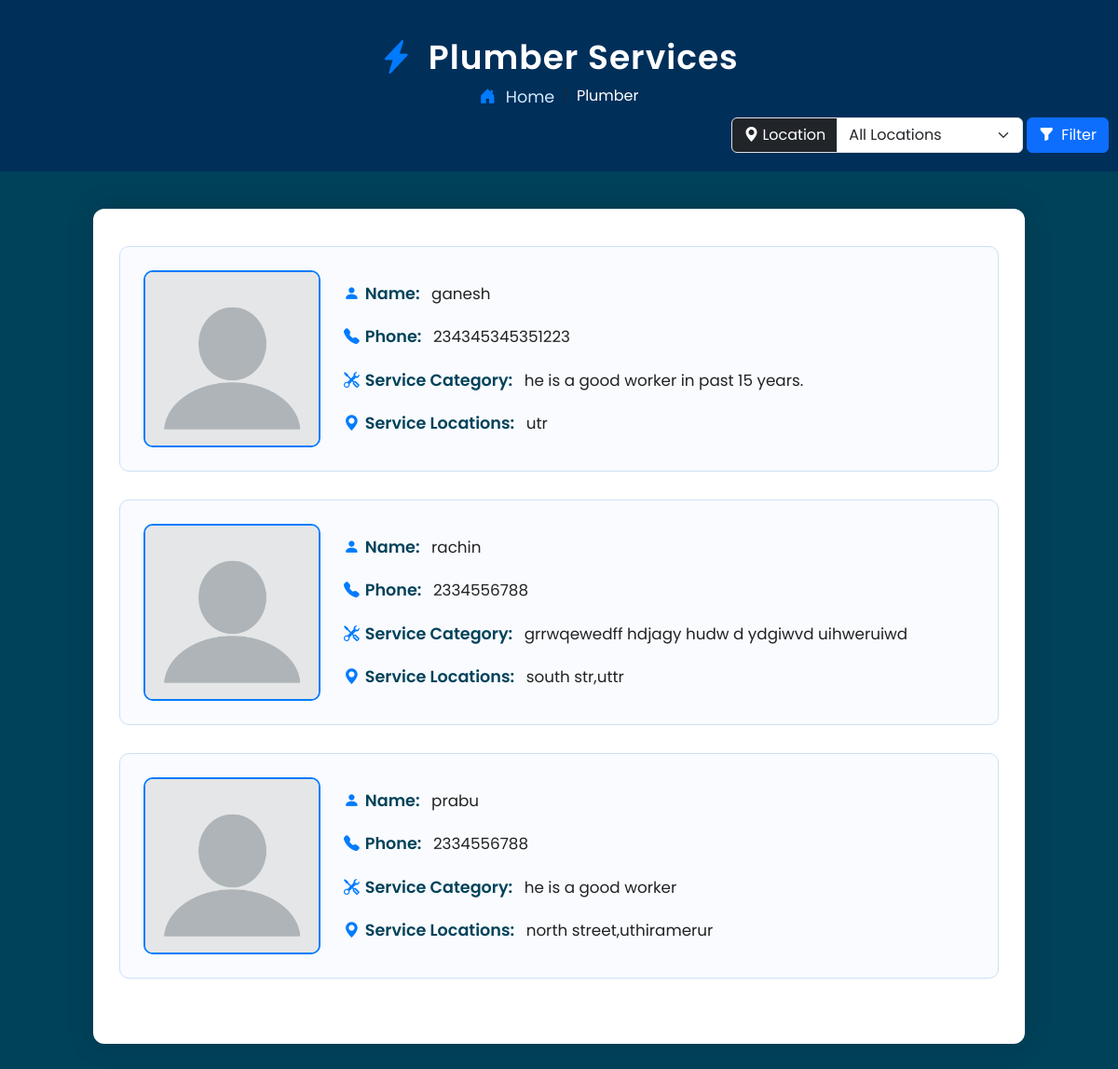
/plumber/, run on an earlier commit of the app's database.
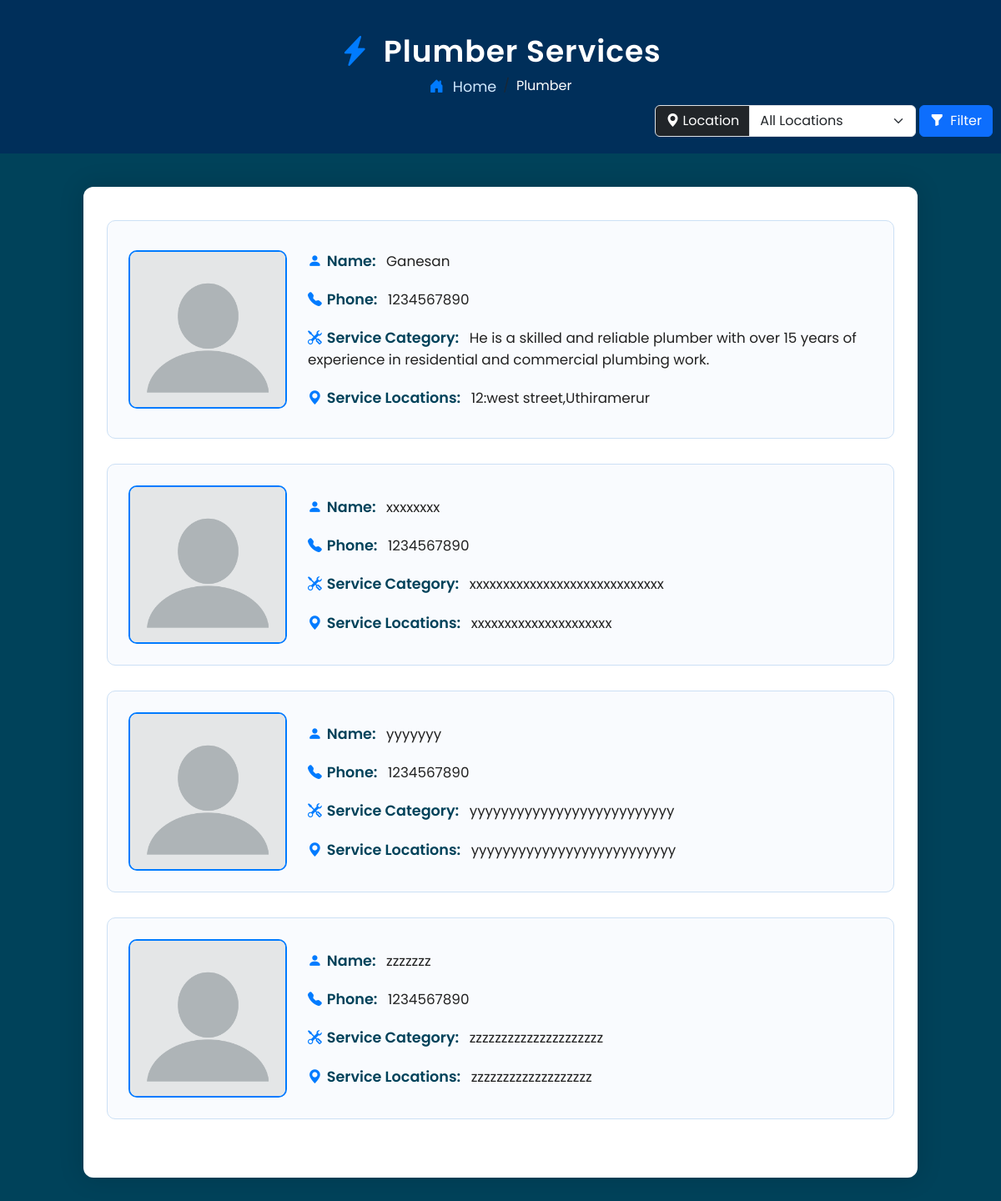
And on a later commit of the database.
### myapp/models.py (models this page shows, shortened)
class Service(models.Model):
    SERVICE_CHOICES = [
        ('PLUMBER', 'Plumber'),
        ('ELECTRICIAN', 'Electrician'),
        ('CARPENTER', 'Carpenter'),
        ('TV TECH', 'TV Technician'),
    ]
    name = models.CharField(max_length=100)
    service_type = models.CharField(max_length=50, choices=SERVICE_CHOICES)
    description = models.TextField()
    address = models.CharField(max_length=255, blank=True, null=True)
    contact_no = models.CharField(max_length=15, blank=True, null=True)
    created_at = models.DateTimeField(auto_now_add=True)
    updated_at = models.DateTimeField(auto_now=True)

### myapp/views.py (the view)
# urls.py: path('plumber/', views.plumber, name='plumber'),
def plumber(request):
    selected_location = request.GET.get('location', '')
    services = Service.objects.filter(service_type='PLUMBER')
    if selected_location:
        services = services.filter(address__icontains=selected_location)
    locations = Service.objects.filter(service_type='PLUMBER') \
                               .values_list('address', flat=True).distinct()
    return render(request, 'plumber.html', {
        'services': services,
        'locations': locations,
    })

### templates/plumber.html (shortened to what this page needs)
{% load static %}
<!DOCTYPE html>
<html lang="en">
<head>
    <link href="https://cdn.jsdelivr.net/npm/bootstrap@5.3.3/dist/css/bootstrap.min.css" rel="stylesheet">
    <link href="https://cdn.jsdelivr.net/npm/bootstrap-icons@1.10.5/font/bootstrap-icons.css" rel="stylesheet">
    <link rel="stylesheet" href="{% static 'css/plumber.css' %}">
</head>
<body>
    <div class="profile-header">
        <h2><i class="bi bi-lightning-charge-fill icon"></i> Plumber Services</h2>
        <nav aria-label="breadcrumb">
            <ol class="breadcrumb mb-2">
                <li class="breadcrumb-item">
                    <a href="{% url 'homepage' %}">
                        <i class="bi bi-house-door-fill icon"></i> Home
                    </a>
                </li>
                <li class="breadcrumb-item active text-white" aria-current="page">Plumber</li>
            </ol>
            <div class="d-flex justify-content-between align-items-center">
                <form method="get" action="" class="d-flex align-items-center ms-auto">
                    <div class="input-group me-0">
                        <label class="input-group-text bg-dark text-white" for="locationSelect">
                            <i class="bi bi-geo-alt-fill me-1"></i> Location
                        </label>
                        <select name="location" id="locationSelect" class="form-select" style="width: 200px;">
                            <option value="">All Locations</option>
                        </select>
                    </div>
                    <button type="submit" class="btn btn-primary ms-1" style="height: 38px; border-radius: 0.375rem; display: flex; align-items: center; justify-content: center; margin-right: 10px;">
                        <i class="bi bi-funnel-fill me-2"></i> <span>Filter</span>
                    </button>
                </form>
            </div>
        </nav>
    </div>
    <div class="container profile-container">
        <div class="row">
            {% if services %}
                {% for service in services %}
                    <div class="profile-box">
                        <img src="{% static 'images/logo/profile.webp' %}" alt="Profile Picture">
                        <div class="profile-details">
                            <p><i class="bi bi-person-fill icon"></i><span class="label">Name:</span> {{ service.name }}</p>
                            <p><i class="bi bi-telephone-fill icon"></i><span class="label">Phone:</span> {{ service.contact_no }}</p>
                            <p><i class="bi bi-tools icon"></i><span class="label">Service Category:</span> {{ service.description|truncatewords:20 }}</p>
                            <p><i class="bi bi-geo-alt-fill icon"></i><span class="label">Service Locations:</span> {{ service.address }}</p>
                        </div>
                    </div>
                {% endfor %}
            {% else %}
                <p class="no-services"><i class="bi bi-exclamation-circle-fill icon"></i>No plumber services available at the moment.</p>
            {% endif %}
        </div>
    </div>
</body>
</html>

### static/css/plumber.css (style rules this page uses)
body { background-color: #00425A; font-family: 'Poppins', sans-serif; color: #333; }
.profile-header { text-align: center; color: #ffffff; padding: 40px 0 20px 0; background-color: #002f5a; }
.profile-header h2 { font-size: 36px; font-weight: 600; letter-spacing: 1px; }
.breadcrumb { background: transparent; justify-content: center; }
.breadcrumb-item a { color: #d0e9ff; text-decoration: none; font-size: 1.1rem; }
.profile-container { background-color: #ffffff; margin: 40px auto; padding: 40px; border-radius: 12px; max-width: 1000px; box-shadow: 0 0 30px rgba(0, 0, 0, 0.15); animation: fadeIn 1s ease-in-out; }
.profile-box { display: flex; align-items: center; gap: 25px; border: 1px solid #cce0f5; border-radius: 10px; padding: 25px; margin-bottom: 30px; transition: transform 0.3s, box-shadow 0.3s; background-color: #f9fbfe; }
.profile-box img { width: 190px; height: 190px; object-fit: cover; border-radius: 10px; border: 2px solid #007BFF; }
.profile-details { flex: 1; }
.profile-details p { margin: 0; padding: 10px 0; font-size: 1.05rem; color: #222; }
.label { font-weight: 600; margin-right: 8px; color: #00425A; font-size: 1.1rem; }
.icon { color: #007BFF; margin-right: 6px; transition: transform 0.3s ease; }
h2 { font-size: 2rem; font-weight: 600; }

What changed in the data, as far as the page shows it:
removed Service: name "rachin", contact_no "2334556788", description "grrwqewedff hdjagy hudw d ydgiwvd uihweruiwd", address "south str,uttr"
removed Service: name "prabu", contact_no "2334556788", description "he is a good worker", address "north street,uthiramerur"
changed Service: name "ganesh" → "Ganesan"; contact_no "234345345351223" → "1234567890"; description "he is a good worker in past 15 years." → "He is a skilled and reliable plumber with over 15 years of experience in residential and commercial plumbing work."; address "utr" → "12:west street,Uthiramerur"
added Service: name "xxxxxxxx", contact_no "1234567890", description "xxxxxxxxxxxxxxxxxxxxxxxxxxxxx", address "xxxxxxxxxxxxxxxxxxxxx"
added Service: name "yyyyyyy", contact_no "1234567890", description "yyyyyyyyyyyyyyyyyyyyyyyyyy", address "yyyyyyyyyyyyyyyyyyyyyyyyyy"
added Service: name "zzzzzzz", contact_no "1234567890", description "zzzzzzzzzzzzzzzzzzzzz", address "zzzzzzzzzzzzzzzzzzz"
